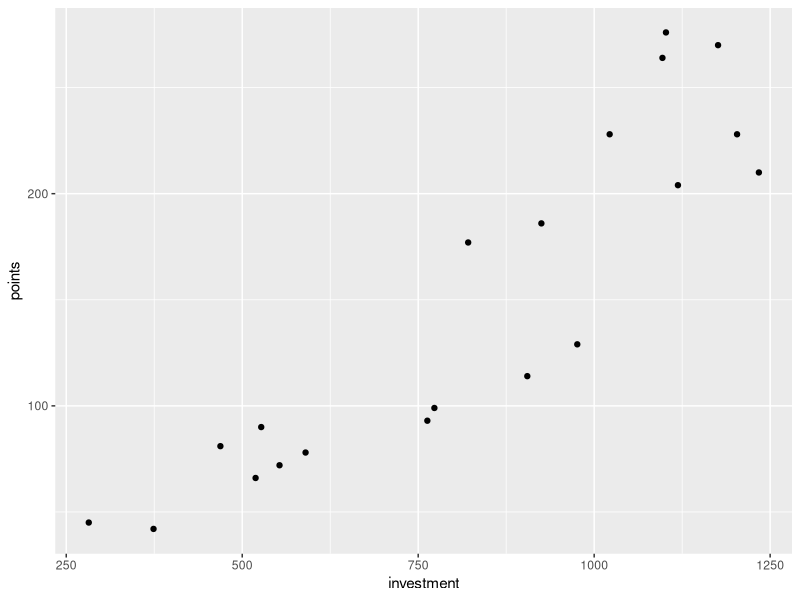
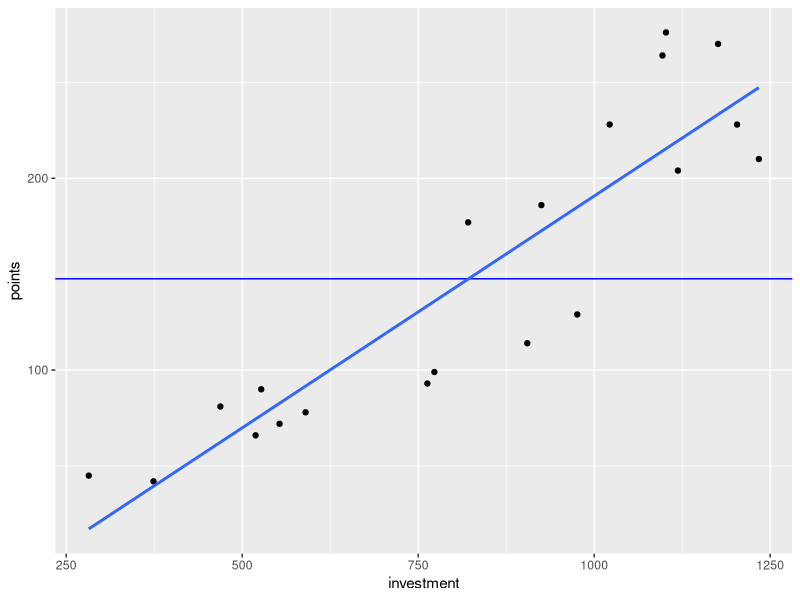

Recreate these plots in R, in order.
library(tidyverse)
library(readr)
library(Hmisc) # Needed for correlation

dataset1 <- read_csv("dataset1.csv")

# First we will build a scatterplot of points against investment
ggplot(dataset1, aes (x=investment, y=points)) + geom_point() 

# Let's add a regression line and a line of our outcome mean
ggplot(dataset1, aes (x=investment, y=points)) + geom_point() + 
  geom_hline (yintercept=mean(dataset1$points), colour = "blue") + geom_smooth(method="lm", se=FALSE)

# Let’s calculate Pearson’s r
rcorr(dataset1$investment, dataset1$points)

# Let's do regression with just the one predictor
# We will first build a model where our outcome (points scored) is predicted 
#by the intercept of our line (i.e., the mean as a model of our data)
model0 <- lm(points ~ 1, data=dataset1)

# Now we will build a model where our outcome (points scored) is predicted by investment
model1 <- lm(points ~ investment, data=dataset1)

# Now we will compare the two models to each other
anova(model0, model1)

# Now let's get some parameter estimates
summary(model1)
